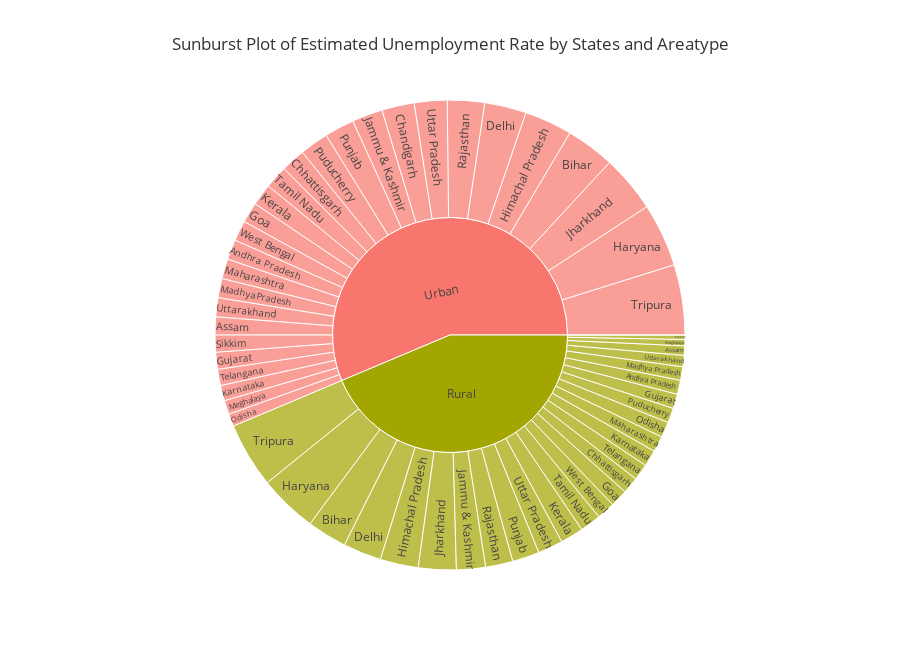

This figure's notebook cell:
### Markdown cell above
- *These box plots show extreme variablity in the unemployment rate for all the sates especially in one side (skewed).*

### Code cell
# Sunburst chart showing unemployment rate in each Areatype and state

fig = px.sunburst(df, path=[df.columns[7], df.columns[0]], values=df.columns[3],
                  title='Sunburst Plot of Estimated Unemployment Rate by States and Areatype',
                  height=650, template='ggplot2')
fig.show()

### Figure 1 — Plotly figure (JSON) as saved in the notebook; plotly's stock layout.template omitted (floating-point values rounded to 4 significant figures)
{"data": [{"branchvalues": "total", "domain": {"x": [0, 1], "y": [0, 1]}, "hovertemplate": "labels=%{label}<br>estUERT=%{value}<br>parent=%{parent}<br>id=%{id}<extra></extra>", "ids": ["Rural/Andhra Pradesh", "Urban/Andhra Pradesh", "Rural/Assam", "Urban/Assam", "Rural/Bihar", "Urban/Bihar", "Rural/Chandigarh", "Urban/Chandigarh", "Rural/Chhattisgarh", "Urban/Chhattisgarh", "Rural/Delhi", "Urban/Delhi", "Rural/Goa", "Urban/Goa", "Rural/Gujarat", "Urban/Gujarat", "Rural/Haryana", "Urban/Haryana", "Rural/Himachal Pradesh", "Urban/Himachal Pradesh", "Rural/Jammu & Kashmir", "Urban/Jammu & Kashmir", "Rural/Jharkhand", "Urban/Jharkhand", "Rural/Karnataka", "Urban/Karnataka", "Rural/Kerala", "Urban/Kerala", "Rural/Madhya Pradesh", "Urban/Madhya Pradesh", "Rural/Maharashtra", "Urban/Maharashtra", "Rural/Meghalaya", "Urban/Meghalaya", "Rural/Odisha", "Urban/Odisha", "Rural/Puducherry", "Urban/Puducherry", "Rural/Punjab", "Urban/Punjab", "Rural/Rajasthan", "Urban/Rajasthan", "Rural/Sikkim", "Urban/Sikkim", "Rural/Tamil Nadu", "Urban/Tamil Nadu", "Rural/Telangana", "Urban/Telangana", "Rural/Tripura", "Urban/Tripura", "Rural/Uttar Pradesh", "Urban/Uttar Pradesh", "Rural/Uttarakhand", "Urban/Uttarakhand", "Rural/West Bengal", "Urban/West Bengal", "Rural", "Urban"], "labels": ["Andhra Pradesh", "Andhra Pradesh", "Assam", "Assam", "Bihar", "Bihar", "Chandigarh", "Chandigarh", "Chhattisgarh", "Chhattisgarh", "Delhi", "Delhi", "Goa", "Goa", "Gujarat", "Gujarat", "Haryana", "Haryana", "Himachal Pradesh", "Himachal Pradesh", "Jammu & Kashmir", "Jammu & Kashmir", "Jharkhand", "Jharkhand", "Karnataka", "Karnataka", "Kerala", "Kerala", "Madhya Pradesh", "Madhya Pradesh", "Maharashtra", "Maharashtra", "Meghalaya", "Meghalaya", "Odisha", "Odisha", "Puducherry", "Puducherry", "Punjab", "Punjab", "Rajasthan", "Rajasthan", "Sikkim", "Sikkim", "Tamil Nadu", "Tamil Nadu", "Telangana", "Telangana", "Tripura", "Tripura", "Uttar Pradesh", "Uttar Pradesh", "Uttarakhand", "Uttarakhand", "West Bengal", "West Bengal", "Rural", "Urban"], "name": "", "parents": ["Rural", "Urban", "Rural", "Urban", "Rural", "Urban", "Rural", "Urban", "Rural", "Urban", "Rural", "Urban", "Rural", "Urban", "Rural", "Urban", "Rural", "Urban", "Rural", "Urban", "Rural", "Urban", "Rural", "Urban", "Rural", "Urban", "Rural", "Urban", "Rural", "Urban", "Rural", "Urban", "Rural", "Urban", "Rural", "Urban", "Rural", "Urban", "Rural", "Urban", "Rural", "Urban", "Rural", "Urban", "Rural", "Urban", "Rural", "Urban", "Rural", "Urban", "Rural", "Urban", "Rural", "Urban", "Rural", "Urban", "", ""], "type": "sunburst", "values": [83.34, 118.3, 55.53, 105.7, 234.7, 288.0, 0, 191.9, 98.22, 143.6, 225.7, 246.5, 103.2, 121.2, 85.36, 100.4, 345.9, 374.6, 225.2, 281.9, 171.2, 180.7, 222.8, 337.2, 96.79, 90.77, 136.2, 129.1, 79.67, 114.0, 93.36, 117.1, 37.38, 82.86, 91.73, 73.81, 87.29, 169.7, 159.6, 176.1, 161.7, 219.4, 25.86, 101.0, 124.1, 135.6, 96.87, 95.44, 384.6, 414.7, 147.5, 193.4, 66.78, 112, 106.8, 120.8, 3747.0, 4836.0]}], "layout": {"height": 650, "legend": {"tracegroupgap": 0}, "title": {"text": "Sunburst Plot of Estimated Unemployment Rate by States and Areatype"}}}
